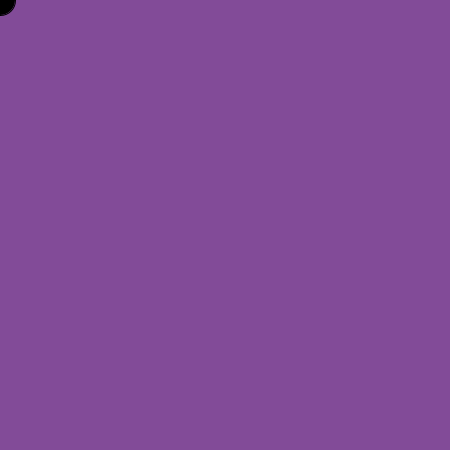
Frame 1 (no input)
Frame 60 (the mouse pressed at the canvas centre just before this capture): identical to frame 1, image omitted
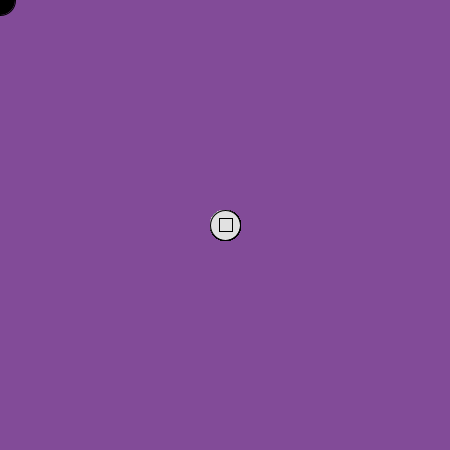
Frame 120 (the mouse held since frame 60 and released just before this capture)

The Processing sketch that drew these frames (run headless with seeded random() and noise(); from frame 60 on, the mouse is pressed at the canvas centre):

// Processing sketch: processing_152006
// ── processing_152006.pde

int x, y;
 
int red, green, blue;
 
void setup() {
 
size(450, 450);
}
 
void draw() {
 
x = mouseX;
 
y = mouseY;
 
if (x < width/2 && y < height/2) {
 
background(#824B98);
}
 
if (x > width/2 && y > height/2) {
 
background(#6BBC5F);
}
 
if (x < width/2 && y > height/2) {
 
background(#4D81AD);
}
 
if (x > width/2 && y < height/2) {
 
background(#BC975F);
}
 
println(x + " !" + y);
 
//rect(x, y, 100, 20);
 
circleRect(x, y, 255, 23, 90);
 
}
 
void circleRect(int x, int y, int red, int green, int blue) {
 
fill(x, y, x);
 
ellipse(x, y, 30, 30);
 
 
fill(x, y, x);
 
rect(x - 6, y - 7, 13, 13);
}
